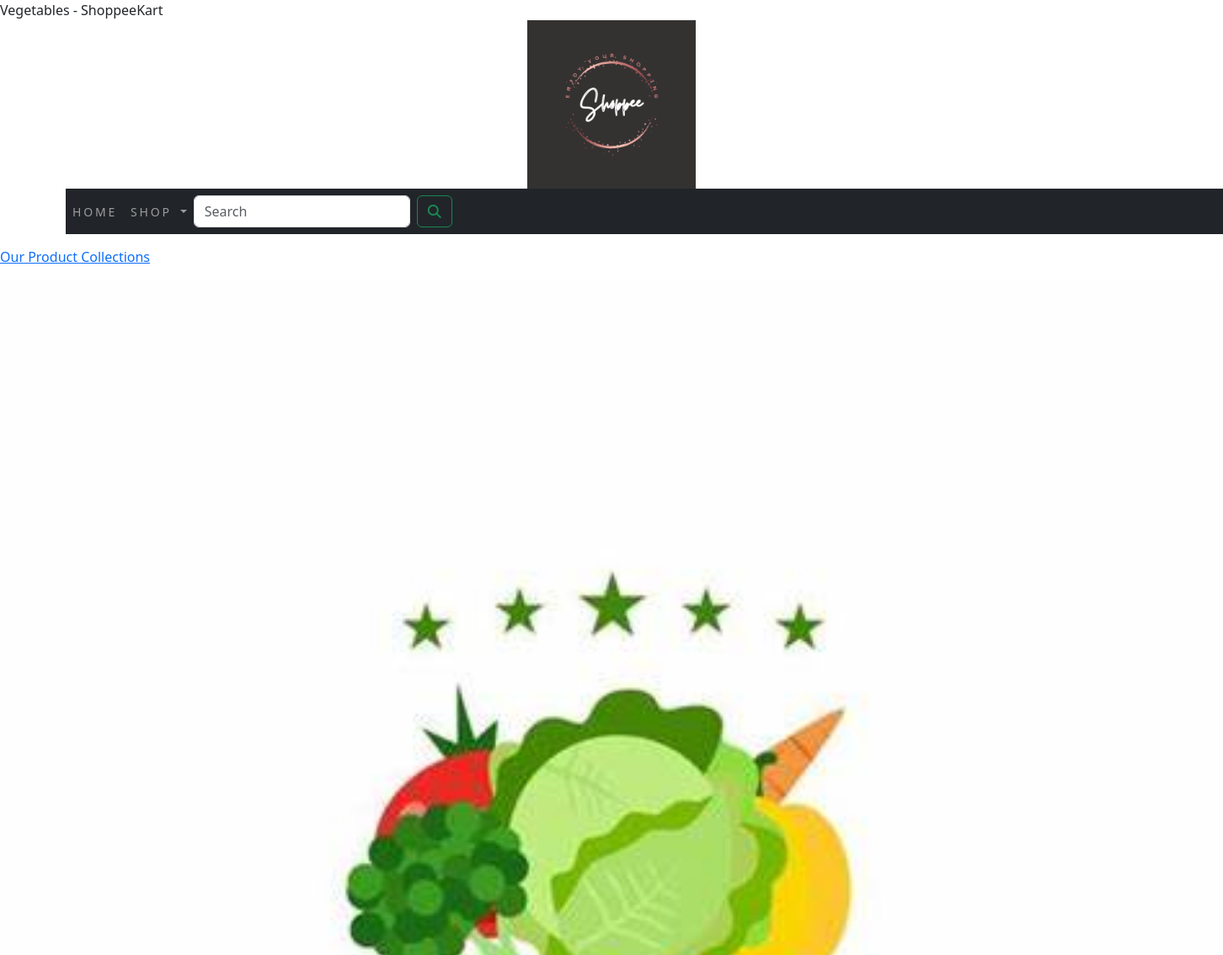
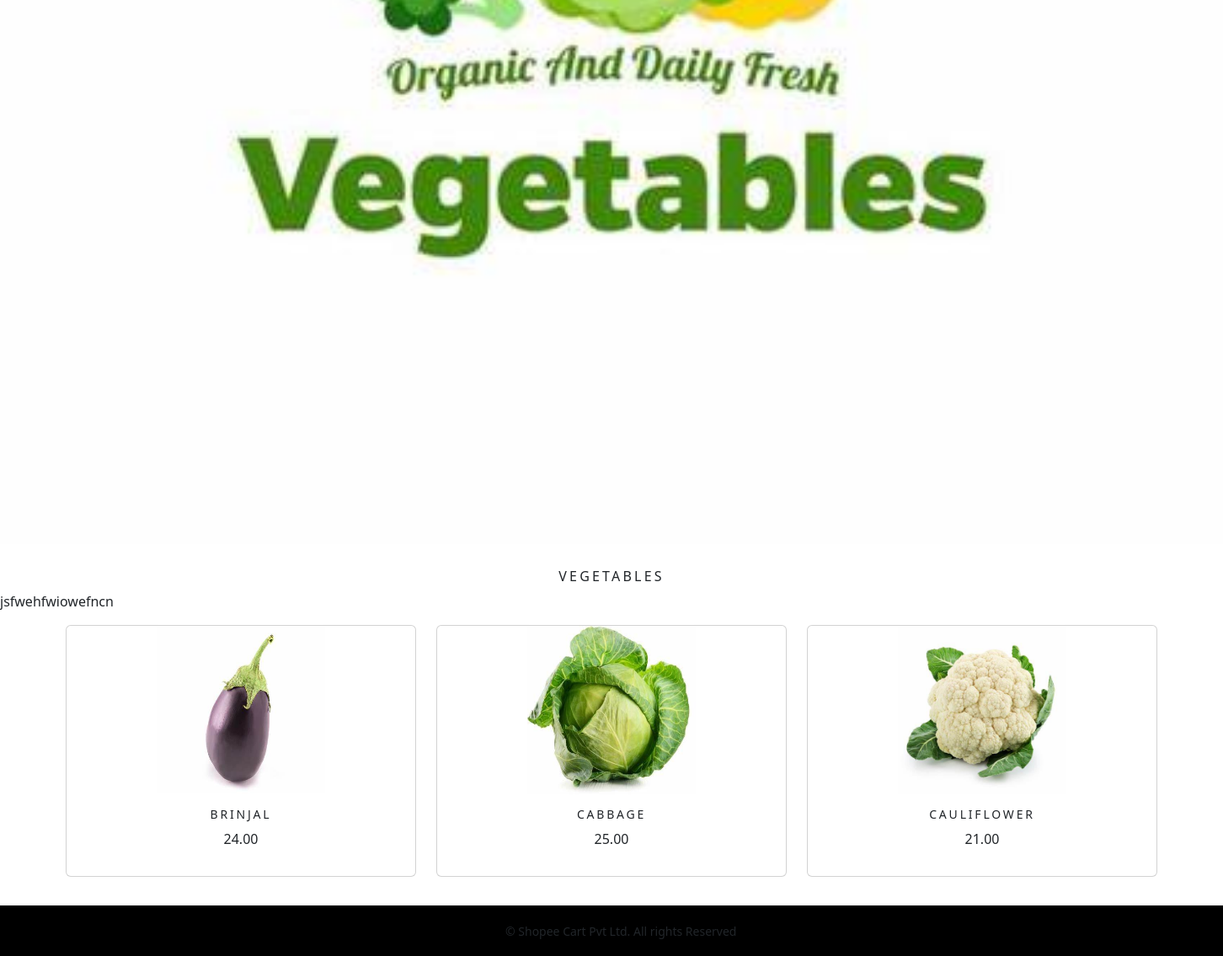
The page /shop/vegetables/ on the database its author committed (2 pictures, top to bottom).
### shoppingapp/models.py (models this page shows, shortened)
class Category(models.Model):
    name=models.CharField(max_length=250,unique=True)
    slug=models.SlugField(max_length=250,unique=True)
    description=models.TextField(blank=True)
    image=models.ImageField(upload_to='category',blank=True)
    class Meta:
        ordering= ('name', )
        verbose_name='category'
        verbose_name_plural='categories'
    def get_url(self):
        return reverse('shoppingapp:products_by_category',args=[self.slug])

class Product(models.Model):
    name=models.CharField(max_length=250,unique=True)
    slug=models.SlugField(max_length=250,unique=True)
    description=models.TextField(blank=True)
    price=models.DecimalField(max_digits=10,decimal_places=2)
    category=models.ForeignKey(Category,on_delete=models.CASCADE)
    image=models.ImageField(upload_to='product',blank=True)
    stock=models.IntegerField()
    available=models.BooleanField(default=True)
    created=models.DateTimeField(auto_now_add=True)
    updated=models.DateTimeField(auto_now=True)
    class Meta:
        ordering= ('name', )
        verbose_name='product'
        verbose_name_plural='products'
    def get_url(self):
        return reverse('shoppingapp:ProductCatDetail',args=[self.category.slug,self.slug])

### shoppingapp/views.py (the view)
# urls.py: path('',views.AllProductCat,name='AllProductCat'),
def AllProductCat(request,c_slug=None):
    c_page=None
    products_list=None
    if c_slug!=None:
        c_page=get_object_or_404(Category,slug=c_slug)
        products_list=Product.objects.all().filter(category=c_page,available=True)
    else:
        products_list=Product.objects.all().filter(available=True)
    paginator=Paginator(products_list,6)
    try:
        page=int(request.GET.get('page','1'))
    except:
        page=1
    try:
        products=paginator.page(page)
    except (EmptyPage,InvalidPage):
        products=paginator.page(paginator.num_pages)
    return render(request,"category.html",{'category':c_page,'products':products})

### cart/context_processors.py (called while the page is built)
def counter(request):
    item_count=0
    if 'admin' in request.path:
        return {}
    else:
        try:
            cart=Cart.objects.filter(cart_id=_cart_id(request))
            cart_items=CartItem.objects.all().filter(cart=cart[:1])
            for cart_item in cart_items:
                item_count += cart_item.quantity
        except Cart.DoesNotExist:
            item_count=0
    return dict(item_count=item_count)

### cart/views.py (called while the page is built)
def _cart_id(request):
    cart=request.session.session_key
    if not cart:
        cart=request.session.create()
    return cart

### shoppingapp/context_processors.py (called while the page is built)
def menu_links(request):
    links=Category.objects.all()
    return dict(links=links)

### templates/category.html (shortened to what this page needs)
{% extends 'base.html' %}
{% load static %}
{% block title %}
      {% if category %}
           {{category.name}} - ShoppeeKart
      {% else %}
      <h1 style="color:pink;">ShoppeeKart</h1>
      {% endif %}
{% endblock %}
{% block content %}
{% if category %}
        <div>
            <div class="row my_row_class">
                <div class="mx-auto">
                    <p><a href="{% url 'shoppingapp:AllProductCat' %}" >Our Product Collections</a> </p>
            </div>
        </div>
        </div>
{% endif %}
<div class="mx_auto">
    {% if category %}
    <img class="my_image" src="{{category.image.url}}" alt="{{category.name}}">
</div>
<br>
<div>
    <h1 class="text-center my_title">{{category.name}}</h1>
    <p class="text-justify">{{category.description}}</p>
</div>
      {% endif %}
<div class="container">
    <div class="row max_auto">
        {% for product in products.object_list %}
        <div class="my_bottom_margin col-9 col-sm-12 col-md-4 col-lg-4">
            <div class="card text-center" style="min-width:18rem;">
                <a href="{{product.get_url}}"><img class="card-img-top my_image" src="{{product.image.url}}" alt="{{product.name}}" style="width:200px; height:200px;"> </a>
                <div class="card-body">
                    <h4>{{product.name}}</h4>
                    <p>{{product.price}}</p>
                </div>
            </div>
        </div>
        {% endfor %}
    </div>
    <br>
</div>
{% endblock %}

### static/css/custom.css (style rules this page uses)
body { font-family: 'Roboto', sans-serif; }
.my_row_class { padding-top:15px; }
.my_image { width:100%; height:auto; }
.my_title { font-size:16px; text-transform:uppercase; letter-spacing:.2em; }
.my_bottom_margin { margin-bottom:10px; }
.card-body h4 { font-size:14px; text-transform:uppercase; letter-spacing:.2em; }

### rows shown on the page
Category: image (picture), name "VEGETABLES", description "jsfwehfwiowefncn"
Product: image (picture), name "BRINJAL", price "24.00"
Product: image (picture), name "CABBAGE", price "25.00"
Product: image (picture), name "CAULIFLOWER", price "21.00"
